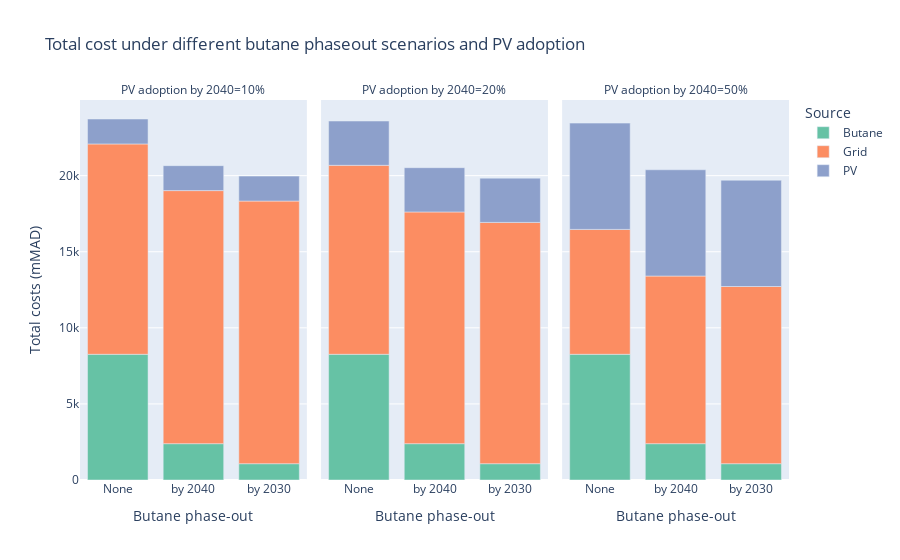

Notebook source saved alongside this figure:
### Code cell
dff = df.copy().melt(value_vars=['butane_SUBSIDY(mMAD)', 'grid_cost(mMAD)', 'PV_Capex(mMAD)'], 
         id_vars=['butane_phaseout', 'pv_adoption'])

dff.loc[dff['variable']=="butane_SUBSIDY(mMAD)", 'variable'] = "Butane"
dff.loc[dff['variable']=="grid_cost(mMAD)", 'variable'] = "Grid"
dff.loc[dff['variable']=="PV_Capex(mMAD)", 'variable'] = "PV"

fig = px.bar(dff, x='butane_phaseout', y='value', color='variable',
             facet_col='pv_adoption', title='Total cost under different butane phaseout scenarios and PV adoption',
             color_discrete_sequence=px.colors.qualitative.Set2,
             labels={
                     "butane_phaseout": "Butane phase-out",
                     "pv_adoption": "PV adoption by 2040",
                     "value": "Total costs (mMAD)",
                     "variable": 'Source'
                     }
            )
fig.update_layout(xaxis={'categoryorder':'total descending'})
fig.show()
# fig.write_image('TotalCosts.pdf', width=900)

### Figure 1 — Plotly figure (JSON) as saved in the notebook; plotly's stock layout.template omitted (floating-point values rounded to 4 significant figures)
{"data": [{"alignmentgroup": "True", "hovertemplate": "Source=Butane<br>PV adoption by 2040=10%<br>Butane phase-out=%{x}<br>Total costs (mMAD)=%{y}<extra></extra>", "legendgroup": "Butane", "marker": {"color": "rgb(102,194,165)"}, "name": "Butane", "offsetgroup": "Butane", "orientation": "v", "showlegend": true, "textposition": "auto", "type": "bar", "x": ["None", "by 2030", "by 2040"], "xaxis": "x", "y": [8261.0, 1071.0, 2388.0], "yaxis": "y"}, {"alignmentgroup": "True", "hovertemplate": "Source=Butane<br>PV adoption by 2040=20%<br>Butane phase-out=%{x}<br>Total costs (mMAD)=%{y}<extra></extra>", "legendgroup": "Butane", "marker": {"color": "rgb(102,194,165)"}, "name": "Butane", "offsetgroup": "Butane", "orientation": "v", "showlegend": false, "textposition": "auto", "type": "bar", "x": ["None", "by 2030", "by 2040"], "xaxis": "x2", "y": [8261.0, 1071.0, 2388.0], "yaxis": "y2"}, {"alignmentgroup": "True", "hovertemplate": "Source=Butane<br>PV adoption by 2040=50%<br>Butane phase-out=%{x}<br>Total costs (mMAD)=%{y}<extra></extra>", "legendgroup": "Butane", "marker": {"color": "rgb(102,194,165)"}, "name": "Butane", "offsetgroup": "Butane", "orientation": "v", "showlegend": false, "textposition": "auto", "type": "bar", "x": ["None", "by 2030", "by 2040"], "xaxis": "x3", "y": [8261.0, 1071.0, 2388.0], "yaxis": "y3"}, {"alignmentgroup": "True", "hovertemplate": "Source=Grid<br>PV adoption by 2040=10%<br>Butane phase-out=%{x}<br>Total costs (mMAD)=%{y}<extra></extra>", "legendgroup": "Grid", "marker": {"color": "rgb(252,141,98)"}, "name": "Grid", "offsetgroup": "Grid", "orientation": "v", "showlegend": true, "textposition": "auto", "type": "bar", "x": ["None", "by 2030", "by 2040"], "xaxis": "x", "y": [13820.0, 17260.0, 16630.0], "yaxis": "y"}, {"alignmentgroup": "True", "hovertemplate": "Source=Grid<br>PV adoption by 2040=20%<br>Butane phase-out=%{x}<br>Total costs (mMAD)=%{y}<extra></extra>", "legendgroup": "Grid", "marker": {"color": "rgb(252,141,98)"}, "name": "Grid", "offsetgroup": "Grid", "orientation": "v", "showlegend": false, "textposition": "auto", "type": "bar", "x": ["None", "by 2030", "by 2040"], "xaxis": "x2", "y": [12420.0, 15860.0, 15230.0], "yaxis": "y2"}, {"alignmentgroup": "True", "hovertemplate": "Source=Grid<br>PV adoption by 2040=50%<br>Butane phase-out=%{x}<br>Total costs (mMAD)=%{y}<extra></extra>", "legendgroup": "Grid", "marker": {"color": "rgb(252,141,98)"}, "name": "Grid", "offsetgroup": "Grid", "orientation": "v", "showlegend": false, "textposition": "auto", "type": "bar", "x": ["None", "by 2030", "by 2040"], "xaxis": "x3", "y": [8207.0, 11640.0, 11010.0], "yaxis": "y3"}, {"alignmentgroup": "True", "hovertemplate": "Source=PV<br>PV adoption by 2040=10%<br>Butane phase-out=%{x}<br>Total costs (mMAD)=%{y}<extra></extra>", "legendgroup": "PV", "marker": {"color": "rgb(141,160,203)"}, "name": "PV", "offsetgroup": "PV", "orientation": "v", "showlegend": true, "textposition": "auto", "type": "bar", "x": ["None", "by 2030", "by 2040"], "xaxis": "x", "y": [1640.0, 1640.0, 1640.0], "yaxis": "y"}, {"alignmentgroup": "True", "hovertemplate": "Source=PV<br>PV adoption by 2040=20%<br>Butane phase-out=%{x}<br>Total costs (mMAD)=%{y}<extra></extra>", "legendgroup": "PV", "marker": {"color": "rgb(141,160,203)"}, "name": "PV", "offsetgroup": "PV", "orientation": "v", "showlegend": false, "textposition": "auto", "type": "bar", "x": ["None", "by 2030", "by 2040"], "xaxis": "x2", "y": [2910.0, 2910.0, 2910.0], "yaxis": "y2"}, {"alignmentgroup": "True", "hovertemplate": "Source=PV<br>PV adoption by 2040=50%<br>Butane phase-out=%{x}<br>Total costs (mMAD)=%{y}<extra></extra>", "legendgroup": "PV", "marker": {"color": "rgb(141,160,203)"}, "name": "PV", "offsetgroup": "PV", "orientation": "v", "showlegend": false, "textposition": "auto", "type": "bar", "x": ["None", "by 2030", "by 2040"], "xaxis": "x3", "y": [6984.0, 6984.0, 6984.0], "yaxis": "y3"}], "layout": {"annotations": [{"font": {}, "showarrow": false, "text": "PV adoption by 2040=10%", "x": 0.16, "xanchor": "center", "xref": "paper", "y": 1, "yanchor": "bottom", "yref": "paper"}, {"font": {}, "showarrow": false, "text": "PV adoption by 2040=20%", "x": 0.5, "xanchor": "center", "xref": "paper", "y": 1, "yanchor": "bottom", "yref": "paper"}, {"font": {}, "showarrow": false, "text": "PV adoption by 2040=50%", "x": 0.84, "xanchor": "center", "xref": "paper", "y": 1, "yanchor": "bottom", "yref": "paper"}], "barmode": "relative", "legend": {"title": {"text": "Source"}, "tracegroupgap": 0}, "title": {"text": "Total cost under different butane phaseout scenarios and PV adoption"}, "xaxis": {"anchor": "y", "categoryorder": "total descending", "domain": [0, 0.32], "title": {"text": "Butane phase-out"}}, "xaxis2": {"anchor": "y2", "domain": [0.34, 0.66], "matches": "x", "title": {"text": "Butane phase-out"}}, "xaxis3": {"anchor": "y3", "domain": [0.68, 1.0], "matches": "x", "title": {"text": "Butane phase-out"}}, "yaxis": {"anchor": "x", "domain": [0, 1], "title": {"text": "Total costs (mMAD)"}}, "yaxis2": {"anchor": "x2", "domain": [0, 1], "matches": "y", "showticklabels": false}, "yaxis3": {"anchor": "x3", "domain": [0, 1], "matches": "y", "showticklabels": false}}}
